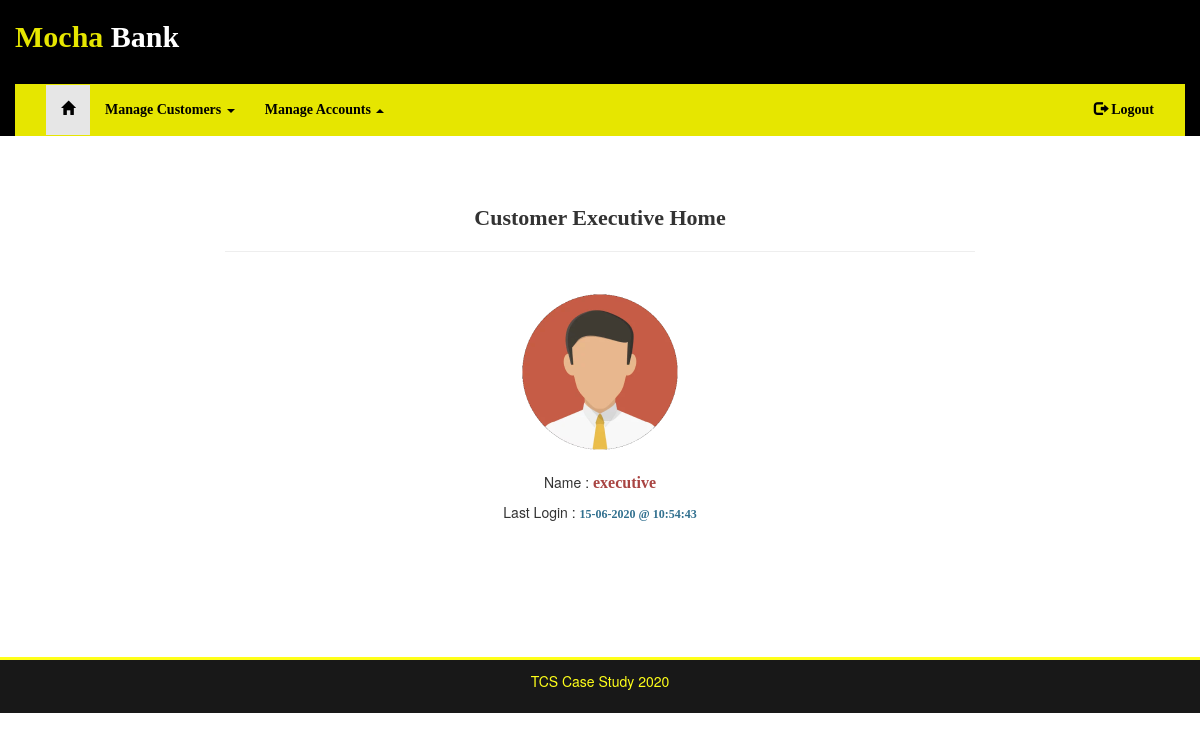
The app's page /customer (signed in), older data.
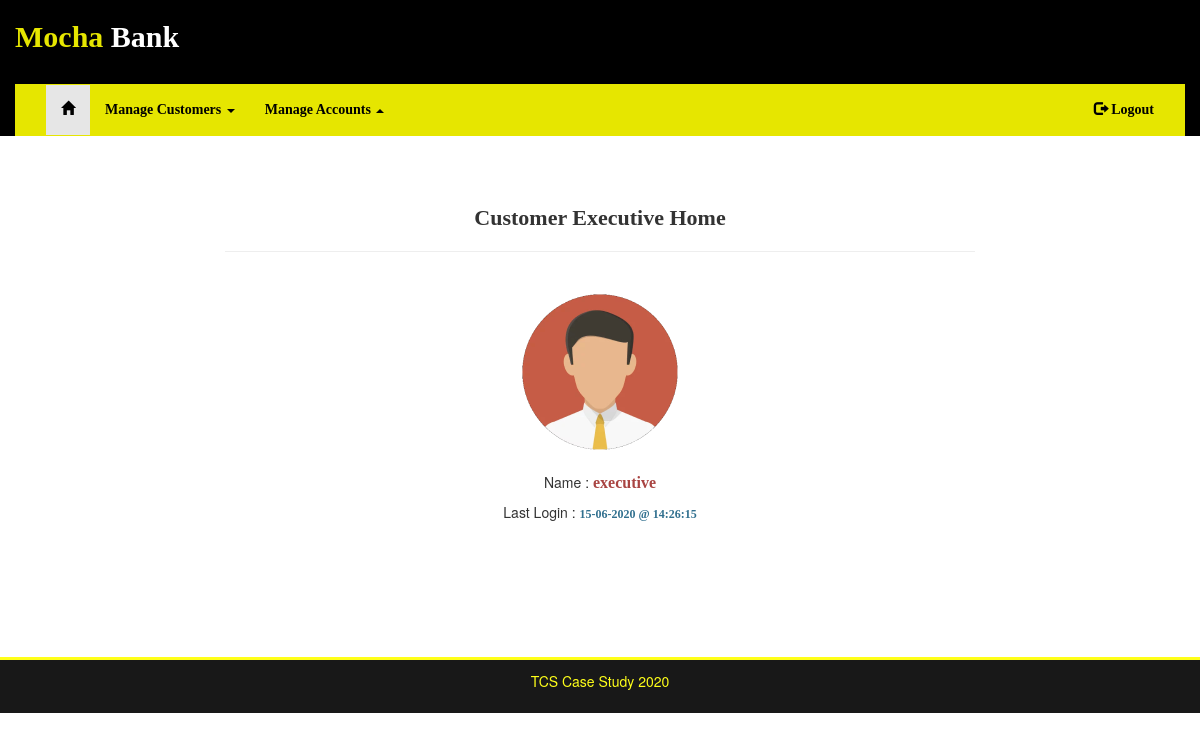
The same page, newer data.
### bank/models.py (models this page shows, shortened)
class Login(UserMixin, db.Model):
    id = db.Column(db.Integer, primary_key=True)
    uname = db.Column(db.String(20), index=False, unique=True)
    password = db.Column(db.String(128), index=False, unique=False)
    role = db.Column(db.String(20), index=False, unique=False)
    last_login = db.Column(db.DateTime, index=False, unique=False)

### bank/routes.py (the view)
@app.route('/customer')
@login_required
def customer_home():
    return render_template('customer_home.html', page='customer_home')

### bank/models.py (called while the page is built)
@login.user_loader
def load_user(id):
    return db.session.query(Login).filter(Login.id==int(id)).first()

### bank/templates/customer_home.html (shortened to what this page needs)
{% extends 'base.html' %}
{% block nav %}
    {% include 'includes/customer_nav.html' %}
{% endblock %}
{% block content %}
    <h4 class="text-center" style="font:bold 22px Impact">Customer Executive Home</h4>
    <hr>
    <br>
    <div class="text-center">
        <img src="{{ url_for('static', filename='images/user.png') }}" class="img-rounded" alt="User Image">
        <br>
        <br>
        <p>Name : <span class="text-danger" style="font:bold 16px Tahoma;">{{ current_user.uname }}</span style="font:bold 16px Tahoma;"></p>
        <p>Last Login : <span class="text-info" style="font:bold 12px Tahoma;">{{ current_user.last_login.strftime("%d-%m-%Y @ %H:%M:%S") }}</span style="font:bold 16px Tahoma;"></p>
    </div>
    <br>
{% endblock %}

### bank/templates/base.html (shortened to what this page needs)
<!DOCTYPE html>
<html lang="en">
<head>
  <link rel="stylesheet" href="http://maxcdn.bootstrapcdn.com/bootstrap/3.3.6/css/bootstrap.min.css">
</head>
<body>
    <header class="container-fluid" style="background-color: black;">
        <h2 style="font: bolder 30px Impact;"><span style="color:yellow; opacity: 0.9;">Mocha </span><span style="color:white">Bank</span></h2>
        <br>
        {% block nav %}
        {% endblock %}
    </header>
    <div class="container">
        <div class="row">
            <div class="col-sm-offset-2 col-sm-8" style="padding-top: 5%;padding-bottom: 9%;">
                {% block content %}
                {% endblock %}
            </div>
        </div>
    </div>
    <footer class="container-fluid text-center bg-primary" style="background-color:black;color:yellow;opacity: 0.9;border-top:3px solid yellow;">
        <p style="padding:1%">TCS Case Study 2020</p>
    </footer>
</body>
</html>

### bank/templates/includes/customer_nav.html (shortened to what this page needs)
<nav class="navbar container" style="border-radius: 0%; background-color:yellow; opacity: 0.9;;margin-bottom: 0%;">
    <div class="container-fluid">
        <ul class="nav navbar-nav">
            <li class="{% if page=='customer_home' %}active{% endif %}"><a href="{{ url_for('customer_home') }}"><span class="glyphicon glyphicon-home"></span></a></li>
            <li class="dropdown {% if page.endswith('customer') %}active{% endif %}">
                <a class="dropdown-toggle" data-toggle="dropdown" href="#">Manage Customers
                <span class="caret"></span></a>
            </li>
        </ul>
        <ul class="nav navbar-nav">
            <li class="dropup {% if page.endswith('account') %}active{% endif %}">
                <a class="dropdown-toggle" data-toggle="dropdown" href="#">Manage Accounts
                <span class="caret"></span></a>
            </li>
        </ul>
        <ul class="nav navbar-nav navbar-right">
            <li><a href="{{ url_for('logout') }}"><span class="glyphicon glyphicon-log-out"></span> Logout</a></li>
        </ul>
    </div>
</nav>

### bank/templates/base.html (style rules this page uses)
a { color:black; }
li { background-color: yellow; color:black; font:bolder 14px tahoma; }
.active { background-color: white; }

Row changes from the older to the newer data that the page shows:
changed Login "executive": last_login "15-06-2020 @ 10:54:43" → "15-06-2020 @ 14:26:15"
